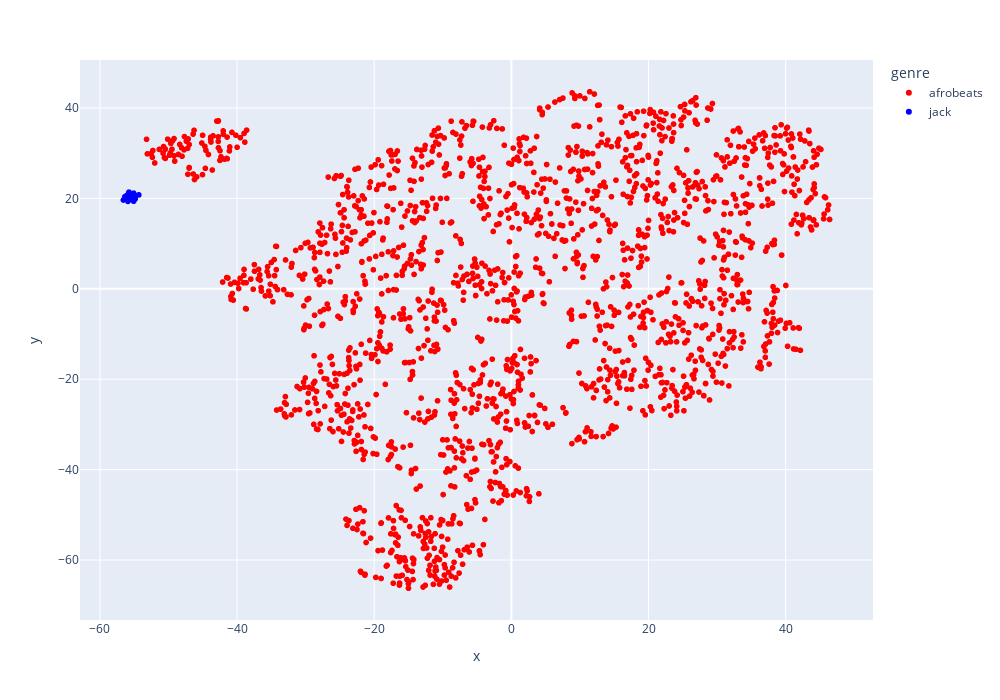

Write notebook code for a chart like this one.
### Code cell
fig = px.scatter(tsne_df, x='x', y='y',color='genre',
                 color_discrete_sequence=['red','blue'],
                 hover_name='track_name',width=1000, height=700)
fig.show()

### Figure 1 — Plotly figure (JSON) as saved in the notebook; plotly's stock layout.template omitted (floating-point values rounded to 4 significant figures; data arrays with more than 128 entries replaced by an {"elided": "..."} marker saying what was removed)
{"data": [{"hovertemplate": "<b>%{hovertext}</b><br><br>genre=afrobeats<br>x=%{x}<br>y=%{y}<extra></extra>", "hovertext": {"elided": "1874 str values"}, "legendgroup": "afrobeats", "marker": {"color": "red", "symbol": "circle"}, "mode": "markers", "name": "afrobeats", "showlegend": true, "type": "scattergl", "x": {"elided": "1874 float values"}, "xaxis": "x", "y": {"elided": "1874 float values"}, "yaxis": "y"}, {"hovertemplate": "<b>%{hovertext}</b><br><br>genre=jack<br>x=%{x}<br>y=%{y}<extra></extra>", "hovertext": ["Die Walküre / Erster Aufzug: Orchestervorspiel", "Götterdämmerung, WWV 86D, Act III: Siegfrieds Trauermarsch", "Tannhäuser: Overture", "Götterdämmerung, WWV 86D, Prologue: Siegfrieds Rheinfahrt", "Piano Concerto No. 1 in D Minor, Op. 15: I. Maestoso - Poco più moderato", "Symphony No. 1: IV. Stürmisch bewegt", "Symphony No.9 in E Minor, Op.95, B.178: 1. Adagio - Allegro molto", "Symphony No.9 in E Minor, Op.95, B.178: 4. Allegro con fuoco", "Mahler: Symphony No. 2 in C Minor \"Resurrection\": I. Allegro maestoso. Mit durchaus ernstem und feierlichem Ausdruck", "Symphony No. 4 in C Minor, Op. 43: III. Largo - Allegro", "Symphony No. 4 in E-Flat Major, WAB 104, \"Romantic\": III. Scherzo - Live", "Messa da Requiem: 2a. Dies irae", "Der Freischütz, J. 277: Overture"], "legendgroup": "jack", "marker": {"color": "blue", "symbol": "circle"}, "mode": "markers", "name": "jack", "showlegend": true, "type": "scattergl", "x": [-56.08, -55.08, -54.85, -56.35, -55.35, -55.65, -55.08, -55.76, -55.91, -56.58, -55.68, -54.32, -54.85], "xaxis": "x", "y": [20.67, 19.39, 20.44, 20.42, 20.52, 20.25, 21.18, 21.4, 19.35, 19.66, 19.75, 20.79, 19.91], "yaxis": "y"}], "layout": {"height": 700, "legend": {"title": {"text": "genre"}, "tracegroupgap": 0}, "margin": {"t": 60}, "width": 1000, "xaxis": {"anchor": "y", "autorange": true, "domain": [0, 1], "range": [-62.9, 52.73], "title": {"text": "x"}, "type": "linear"}, "yaxis": {"anchor": "x", "autorange": true, "domain": [0, 1], "range": [-73.27, 50.64], "title": {"text": "y"}, "type": "linear"}}}
